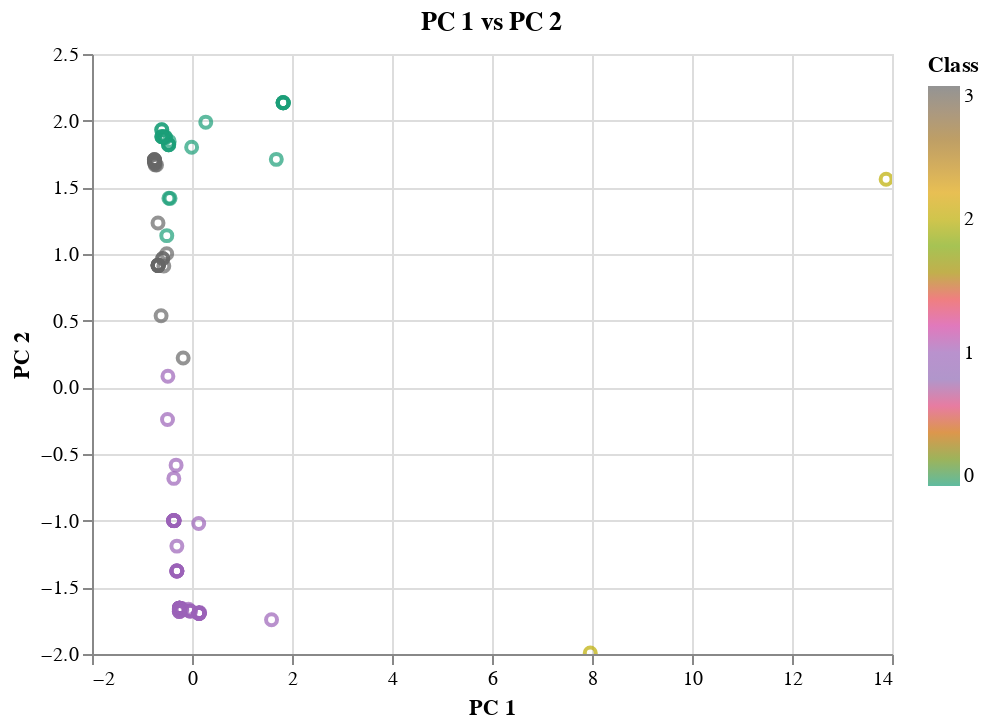

This figure's notebook cell:
### Markdown cell above
### Visualizing Results

#### 2D-Scatter with Clusters

### Code cell
# Create a 2D-Scatter with the PCA data and the clusters
pca_graph = alt.Chart(
    clustered_df).mark_point().encode(
    x="PC 1",
    y="PC 2",
    tooltip=["CoinName", "Algorithm", "TotalCoinsMined", "MaxSupply", "Class"],
    color= alt.Color("Class",scale=alt.Scale(scheme='dark2'))
).properties(title="PC 1 vs PC 2 ").interactive()
    
pca_graph

### Figure 1 — Vega-Lite specification as saved in the notebook (floating-point values rounded to 4 significant figures)
{"config": {"view": {"continuousWidth": 400, "continuousHeight": 300}}, "data": {"name": "data-6ebb925726ec85e053596527f1588dda"}, "mark": "point", "encoding": {"color": {"type": "quantitative", "field": "Class", "scale": {"scheme": "dark2"}}, "tooltip": [{"type": "nominal", "field": "CoinName"}, {"type": "nominal", "field": "Algorithm"}, {"type": "quantitative", "field": "TotalCoinsMined"}, {"type": "quantitative", "field": "MaxSupply"}, {"type": "quantitative", "field": "Class"}], "x": {"type": "quantitative", "field": "PC 1"}, "y": {"type": "quantitative", "field": "PC 2"}}, "selection": {"selector004": {"type": "interval", "bind": "scales", "encodings": ["x", "y"]}}, "title": "PC 1 vs PC 2 ", "$schema": "https://vega.github.io/schema/vega-lite/v4.8.1.json", "datasets": {"data-6ebb925726ec85e053596527f1588dda": [{"Algorithm": "Scrypt", "ProofType": "PoW/PoS", "TotalCoinsMined": 3086000.0, "MaxSupply": -1, "PC 1": -0.6803, "PC 2": 0.9149, "PC 3": -1.744, "CoinName": "NovaCoin", "Class": 3}, {"Algorithm": "SHA-256", "ProofType": "PoW", "TotalCoinsMined": 2615000.0, "MaxSupply": -1, "PC 1": 0.1393, "PC 2": -1.694, "PC 3": 0.1739, "CoinName": "CounterParty", "Class": 1}, {"Algorithm": "PoS", "ProofType": "PoS", "TotalCoinsMined": 5850000000.0, "MaxSupply": 0, "PC 1": -0.4389, "PC 2": 1.417, "PC 3": 0.848, "CoinName": "NuShares", "Class": 0}, {"Algorithm": "Scrypt", "ProofType": "PoW", "TotalCoinsMined": 80100000.0, "MaxSupply": -1, "PC 1": -0.3638, "PC 2": -0.9998, "PC 3": -0.4065, "CoinName": "MonaCoin", "Class": 1}, {"Algorithm": "X13", "ProofType": "PoW/PoS", "TotalCoinsMined": 166700.0, "MaxSupply": 0, "PC 1": -0.7522, "PC 2": 1.706, "PC 3": -2.378, "CoinName": "Triangles Coin", "Class": 3}, {"Algorithm": "PoS", "ProofType": "PoS", "TotalCoinsMined": 4197000.0, "MaxSupply": 9000000, "PC 1": -0.4617, "PC 2": 1.418, "PC 3": 0.8496, "CoinName": "Radium", "Class": 0}, {"Algorithm": "SHA-256", "ProofType": "PoW/PoS", "TotalCoinsMined": 46730000.0, "MaxSupply": -1, "PC 1": -0.1767, "PC 2": 0.2206, "PC 3": -1.164, "CoinName": "Emercoin", "Class": 3}, {"Algorithm": "Scrypt", "ProofType": "PoW", "TotalCoinsMined": 872830, "MaxSupply": 0, "PC 1": -0.3641, "PC 2": -0.9998, "PC 3": -0.4065, "CoinName": "CometCoin", "Class": 1}, {"Algorithm": "X11", "ProofType": "TPoS", "TotalCoinsMined": 116000000.0, "MaxSupply": -1, "PC 1": -0.5845, "PC 2": 0.9658, "PC 3": -0.686, "CoinName": "Stakenet", "Class": 3}, {"Algorithm": "Scrypt", "ProofType": "PoW/PoS", "TotalCoinsMined": 1000000000, "MaxSupply": 1000000000, "PC 1": -0.6725, "PC 2": 0.9146, "PC 3": -1.745, "CoinName": "OpenChat", "Class": 3}, {"Algorithm": "Dagger", "ProofType": "PoA", "TotalCoinsMined": 630891288, "MaxSupply": -1, "PC 1": -0.6037, "PC 2": 1.932, "PC 3": 4.642, "CoinName": "Amber", "Class": 0}, {"Algorithm": "X11", "ProofType": "PoW", "TotalCoinsMined": 187900000.0, "MaxSupply": -1, "PC 1": -0.3632, "PC 2": -0.6828, "PC 3": -0.2403, "CoinName": "Pura", "Class": 1}, {"Algorithm": "Equihash", "ProofType": "PoW", "TotalCoinsMined": 3819000.0, "MaxSupply": 22873588, "PC 1": -0.3032, "PC 2": -1.378, "PC 3": 0.1181, "CoinName": "Bitcoin Private", "Class": 1}, {"Algorithm": "IMesh", "ProofType": "PoW", "TotalCoinsMined": 25000000, "MaxSupply": 0, "PC 1": -0.3026, "PC 2": -1.191, "PC 3": 0.4194, "CoinName": "Aidos Kuneen", "Class": 1}, {"Algorithm": "Equihash", "ProofType": "PoW/PoS", "TotalCoinsMined": 119056800, "MaxSupply": 210000000, "PC 1": -0.6182, "PC 2": 0.5368, "PC 3": -1.22, "CoinName": "Zelcash", "Class": 3}, {"Algorithm": "SHA-256", "ProofType": "PoW", "TotalCoinsMined": 2100000000, "MaxSupply": -1, "PC 1": 0.1475, "PC 2": -1.694, "PC 3": 0.1733, "CoinName": "Project Pai", "Class": 1}, {"Algorithm": "SHA-512", "ProofType": "Zero-Knowledge Proof", "TotalCoinsMined": 1000000000, "MaxSupply": 1000000000, "PC 1": -0.5355, "PC 2": 1.88, "PC 3": 1.139, "CoinName": "Kcash", "Class": 0}, {"Algorithm": "Equihash", "ProofType": "PoW", "TotalCoinsMined": 62430000.0, "MaxSupply": 263392146, "PC 1": -0.3021, "PC 2": -1.378, "PC 3": 0.1181, "CoinName": "Beam", "Class": 1}, {"Algorithm": "SPoS", "ProofType": "SPoS", "TotalCoinsMined": 5729086625, "MaxSupply": -1, "PC 1": -0.5279, "PC 2": 1.873, "PC 3": 3.215, "CoinName": "V Systems", "Class": 0}, {"Algorithm": "CryptoNight", "ProofType": "PoW", "TotalCoinsMined": 1400222610, "MaxSupply": -1, "PC 1": 0.1526, "PC 2": -1.689, "PC 3": 0.2767, "CoinName": "Beldex", "Class": 1}, {"Algorithm": "Eaglesong", "ProofType": "PoW", "TotalCoinsMined": 30290000000.0, "MaxSupply": -1, "PC 1": -0.06926, "PC 2": -1.665, "PC 3": 0.3057, "CoinName": "Nervos Network", "Class": 1}, {"Algorithm": "C31", "ProofType": "PoW", "TotalCoinsMined": 10680000.0, "MaxSupply": 20000000, "PC 1": -0.253, "PC 2": -1.668, "PC 3": 0.325, "CoinName": "MimbleWimbleCoin", "Class": 1}, {"Algorithm": "SHA-256", "ProofType": "PoW", "TotalCoinsMined": 63700000.0, "MaxSupply": 66000000, "PC 1": 0.1398, "PC 2": -1.694, "PC 3": 0.1738, "CoinName": "Arweave", "Class": 1}, {"Algorithm": "Scrypt", "ProofType": "PoW/PoS", "TotalCoinsMined": 450100000.0, "MaxSupply": -1, "PC 1": -0.6785, "PC 2": 0.9148, "PC 3": -1.744, "CoinName": "Buxcoin", "Class": 3}, {"Algorithm": "ECC 256K1", "ProofType": "DPOS", "TotalCoinsMined": 1000000000, "MaxSupply": 1000000000, "PC 1": -0.5772, "PC 2": 1.877, "PC 3": 3.277, "CoinName": "Acute Angle Cloud", "Class": 0}, {"Algorithm": "Scrypt", "ProofType": "PoW", "TotalCoinsMined": 100000000, "MaxSupply": 100000000, "PC 1": -0.3634, "PC 2": -0.9998, "PC 3": -0.4065, "CoinName": "Primas", "Class": 1}, {"Algorithm": "CryptoNight-Heavy", "ProofType": "PoW", "TotalCoinsMined": 52062104, "MaxSupply": -1, "PC 1": -0.2516, "PC 2": -1.656, "PC 3": 0.3219, "CoinName": "Loki", "Class": 1}, {"Algorithm": "CryptoNight-Lite", "ProofType": "PoW", "TotalCoinsMined": 17730000.0, "MaxSupply": -1, "PC 1": -0.2518, "PC 2": -1.656, "PC 3": 0.3219, "CoinName": "AEON", "Class": 1}, {"Algorithm": "SHA-256", "ProofType": "PoW", "TotalCoinsMined": 10160000.0, "MaxSupply": 21000000, "PC 1": 0.1394, "PC 2": -1.694, "PC 3": 0.1739, "CoinName": "Bitcoin Vault", "Class": 1}, {"Algorithm": "SHA-256", "ProofType": "PoW", "TotalCoinsMined": 18600000.0, "MaxSupply": 21000000.0, "PC 1": 0.1395, "PC 2": -1.694, "PC 3": 0.1739, "CoinName": "Bitcoin ABC", "Class": 1}, {"Algorithm": "Scrypt", "ProofType": "PoS", "TotalCoinsMined": 60390000.0, "MaxSupply": 100000000, "PC 1": -0.5058, "PC 2": 1.002, "PC 3": -0.1197, "CoinName": "BlackCoin", "Class": 3}, {"Algorithm": "Scrypt", "ProofType": "PoW/PoS", "TotalCoinsMined": 19010000.0, "MaxSupply": 21000000, "PC 1": -0.6802, "PC 2": 0.9149, "PC 3": -1.744, "CoinName": "Auroracoin", "Class": 3}, {"Algorithm": "TRC10", "ProofType": "DPoS", "TotalCoinsMined": 990000000000.0, "MaxSupply": 990000000000, "PC 1": 13.88, "PC 2": 1.561, "PC 3": -0.8275, "CoinName": "BitTorrent", "Class": 2}, {"Algorithm": "KECCAK", "ProofType": "PoW", "TotalCoinsMined": 2582000000.0, "MaxSupply": 5000000000, "PC 1": -0.206, "PC 2": -1.658, "PC 3": 0.3181, "CoinName": "SmartCash", "Class": 1}, {"Algorithm": "CryptoNight", "ProofType": "PoW", "TotalCoinsMined": 184500000000.0, "MaxSupply": 184470000000, "PC 1": 1.591, "PC 2": -1.744, "PC 3": 0.1803, "CoinName": "ByteCoin", "Class": 1}, {"Algorithm": "IMesh", "ProofType": "DPoS+dBFT", "TotalCoinsMined": 460200000.0, "MaxSupply": 1000000000, "PC 1": -0.4819, "PC 2": 0.08327, "PC 3": 0.611, "CoinName": "INT", "Class": 1}, {"Algorithm": "RandomX", "ProofType": "PoW", "TotalCoinsMined": 17800000.0, "MaxSupply": -1, "PC 1": -0.2518, "PC 2": -1.656, "PC 3": 0.3219, "CoinName": "Monero", "Class": 1}, {"Algorithm": "X13", "ProofType": "PoW/PoS", "TotalCoinsMined": 199000000.0, "MaxSupply": 210000000, "PC 1": -0.7506, "PC 2": 1.706, "PC 3": -2.378, "CoinName": "Bitcoin Diamond", "Class": 3}, {"Algorithm": "SHA-256", "ProofType": "PoW", "TotalCoinsMined": 602900000.0, "MaxSupply": 888000000, "PC 1": 0.1452, "PC 2": -1.694, "PC 3": 0.1735, "CoinName": "SysCoin", "Class": 1}, {"Algorithm": "DPoS", "ProofType": "DPoS", "TotalCoinsMined": 142792182, "MaxSupply": -1, "PC 1": 1.822, "PC 2": 2.135, "PC 3": 0.2672, "CoinName": "Lisk", "Class": 0}, {"Algorithm": "X11", "ProofType": "PoW/PoSe", "TotalCoinsMined": 9890000.0, "MaxSupply": 18900000, "PC 1": -0.5851, "PC 2": 0.9658, "PC 3": -0.686, "CoinName": "Dash", "Class": 3}, {"Algorithm": "Equihash", "ProofType": "dPoW/PoW", "TotalCoinsMined": 125300000.0, "MaxSupply": 200000000, "PC 1": -0.4897, "PC 2": -0.2412, "PC 3": 0.01887, "CoinName": "Komodo", "Class": 1}, {"Algorithm": "Scrypt", "ProofType": "PoW", "TotalCoinsMined": 43060000.0, "MaxSupply": 72245700, "PC 1": -0.3637, "PC 2": -0.9998, "PC 3": -0.4065, "CoinName": "GoldCoin", "Class": 1}, {"Algorithm": "SHA-256", "ProofType": "PoW", "TotalCoinsMined": 1000000000000.0, "MaxSupply": 1000000000000.0, "PC 1": 7.965, "PC 2": -1.993, "PC 3": -0.351, "CoinName": "Wibcoin", "Class": 2}, {"Algorithm": "Scrypt", "ProofType": "PoW/PoS", "TotalCoinsMined": 1032000.0, "MaxSupply": -1, "PC 1": -0.6803, "PC 2": 0.9149, "PC 3": -1.744, "CoinName": "SaluS", "Class": 3}, {"Algorithm": "Dagger-Hashimoto", "ProofType": "PoW", "TotalCoinsMined": 49760000.0, "MaxSupply": -1, "PC 1": -0.2516, "PC 2": -1.656, "PC 3": 0.3219, "CoinName": "Ubiq", "Class": 1}, {"Algorithm": "Scrypt", "ProofType": "PoW/PoS", "TotalCoinsMined": 29880000000.0, "MaxSupply": -1, "PC 1": -0.5636, "PC 2": 0.9098, "PC 3": -1.752, "CoinName": "Reddcoin", "Class": 3}, {"Algorithm": "Scrypt", "ProofType": "PoW", "TotalCoinsMined": 127600000000.0, "MaxSupply": -1, "PC 1": 0.1339, "PC 2": -1.022, "PC 3": -0.4412, "CoinName": "Dogecoin", "Class": 1}, {"Algorithm": "PoS", "ProofType": "PoS/LPoS", "TotalCoinsMined": 999000000.0, "MaxSupply": 1000000000, "PC 1": -0.5046, "PC 2": 1.138, "PC 3": 0.8928, "CoinName": "Nxt", "Class": 0}, {"Algorithm": "Equihash", "ProofType": "PoW", "TotalCoinsMined": 10630000.0, "MaxSupply": 21000000, "PC 1": -0.3032, "PC 2": -1.378, "PC 3": 0.1181, "CoinName": "ZCash", "Class": 1}, {"Algorithm": "Lyra2REv2", "ProofType": "PoW", "TotalCoinsMined": 58000000.0, "MaxSupply": 84000000, "PC 1": -0.251, "PC 2": -1.656, "PC 3": 0.3218, "CoinName": "Vertcoin", "Class": 1}, {"Algorithm": "Scrypt", "ProofType": "PoW", "TotalCoinsMined": 66640000.0, "MaxSupply": 84000000, "PC 1": -0.3635, "PC 2": -0.9998, "PC 3": -0.4065, "CoinName": "Litecoin", "Class": 1}, {"Algorithm": "BLAKE256", "ProofType": "PoW/PoS", "TotalCoinsMined": 12420000.0, "MaxSupply": 21000000, "PC 1": -0.7438, "PC 2": 1.681, "PC 3": -2.331, "CoinName": "Decred", "Class": 3}, {"Algorithm": "SHA-256", "ProofType": "PoW", "TotalCoinsMined": 18581718, "MaxSupply": 21000000.0, "PC 1": 0.1395, "PC 2": -1.694, "PC 3": 0.1739, "CoinName": "Bitcoin", "Class": 1}, {"Algorithm": "C31", "ProofType": "PoW", "TotalCoinsMined": 57300000.0, "MaxSupply": -1, "PC 1": -0.2529, "PC 2": -1.668, "PC 3": 0.325, "CoinName": "Grin", "Class": 1}, {"Algorithm": "BEP2 Token", "ProofType": "PoSA", "TotalCoinsMined": 174200000.0, "MaxSupply": 174200000.0, "PC 1": -0.5991, "PC 2": 1.879, "PC 3": 3.303, "CoinName": "Binance Coin", "Class": 0}, {"Algorithm": "SHA-256", "ProofType": "PoW", "TotalCoinsMined": 18610000.0, "MaxSupply": 21000000.0, "PC 1": 0.1395, "PC 2": -1.694, "PC 3": 0.1739, "CoinName": "Bitcoin SV", "Class": 1}, {"Algorithm": "Quark", "ProofType": "PoW/PoS", "TotalCoinsMined": 267700000.0, "MaxSupply": -1, "PC 1": -0.747, "PC 2": 1.693, "PC 3": -2.355, "CoinName": "QuarkCoin", "Class": 3}, {"Algorithm": "Ethash", "ProofType": "PoW", "TotalCoinsMined": 34700000.0, "MaxSupply": 100000000, "PC 1": -0.2537, "PC 2": -1.681, "PC 3": 0.3281, "CoinName": "Expanse", "Class": 1}, {"Algorithm": "Scrypt", "ProofType": "PoW", "TotalCoinsMined": 39350000.0, "MaxSupply": 42000000, "PC 1": -0.3638, "PC 2": -0.9998, "PC 3": -0.4065, "CoinName": "MegaCoin", "Class": 1}, {"Algorithm": "Scrypt", "ProofType": "PoW/PoS", "TotalCoinsMined": 225300000.0, "MaxSupply": 420000000, "PC 1": -0.6778, "PC 2": 0.9148, "PC 3": -1.744, "CoinName": "PotCoin", "Class": 3}, {"Algorithm": "Scrypt", "ProofType": "PoW", "TotalCoinsMined": 526200000.0, "MaxSupply": 1680000000, "PC 1": -0.3555, "PC 2": -1.0, "PC 3": -0.407, "CoinName": "Gulden", "Class": 1}, {"Algorithm": "DPoS", "ProofType": "PoS", "TotalCoinsMined": 168200000.0, "MaxSupply": -1, "PC 1": 0.2752, "PC 2": 1.989, "PC 3": 0.6187, "CoinName": "Rise", "Class": 0}, {"Algorithm": "SHA-256", "ProofType": "PoW", "TotalCoinsMined": 17233300, "MaxSupply": -1, "PC 1": 0.1394, "PC 2": -1.694, "PC 3": 0.1739, "CoinName": "Namecoin", "Class": 1}, {"Algorithm": "Scrypt", "ProofType": "PoW", "TotalCoinsMined": 221100000.0, "MaxSupply": -1, "PC 1": -0.3633, "PC 2": -0.9998, "PC 3": -0.4065, "CoinName": "Einsteinium", "Class": 1}, {"Algorithm": "X11GOST", "ProofType": "PoW", "TotalCoinsMined": 18880000.0, "MaxSupply": 21000000, "PC 1": -0.2516, "PC 2": -1.656, "PC 3": 0.3219, "CoinName": "SibCoin", "Class": 1}, {"Algorithm": "Equihash", "ProofType": "PoW", "TotalCoinsMined": 18600000.0, "MaxSupply": 21000000, "PC 1": -0.3032, "PC 2": -1.378, "PC 3": 0.1181, "CoinName": "Bitcoin Gold", "Class": 1}, {"Algorithm": "Groestl", "ProofType": "PoW", "TotalCoinsMined": 76590000.0, "MaxSupply": 105000000, "PC 1": -0.2508, "PC 2": -1.656, "PC 3": 0.3218, "CoinName": "Groestlcoin", "Class": 1}, {"Algorithm": "BMW512 / Echo512", "ProofType": "PoW/PoS", "TotalCoinsMined": 5093000000.0, "MaxSupply": -1, "PC 1": -0.7094, "PC 2": 1.667, "PC 3": -2.312, "CoinName": "DigitalNote ", "Class": 3}, {"Algorithm": "Scrypt", "ProofType": "PoW", "TotalCoinsMined": 23170000.0, "MaxSupply": -1, "PC 1": -0.364, "PC 2": -0.9998, "PC 3": -0.4065, "CoinName": "ViaCoin", "Class": 1}, {"Algorithm": "NeoScrypt", "ProofType": "PoW", "TotalCoinsMined": 235200000.0, "MaxSupply": 336000000, "PC 1": -0.2484, "PC 2": -1.656, "PC 3": 0.3216, "CoinName": "FeatherCoin", "Class": 1}, {"Algorithm": "X11", "ProofType": "PoW/PoS", "TotalCoinsMined": 18600000.0, "MaxSupply": 22000000, "PC 1": -0.6799, "PC 2": 1.232, "PC 3": -1.578, "CoinName": "IOCoin", "Class": 3}, {"Algorithm": "Scrypt", "ProofType": "PoW/PoS", "TotalCoinsMined": 903866100, "MaxSupply": 1000000000, "PC 1": -0.6729, "PC 2": 0.9146, "PC 3": -1.745, "CoinName": "WhiteCoin", "Class": 3}, {"Algorithm": "MTP", "ProofType": "PoW", "TotalCoinsMined": 11360000.0, "MaxSupply": 21400000, "PC 1": -0.2517, "PC 2": -1.656, "PC 3": 0.3219, "CoinName": "Firo", "Class": 1}, {"Algorithm": "X13", "ProofType": "PoW/PoS", "TotalCoinsMined": 5564000.0, "MaxSupply": -1, "PC 1": -0.7521, "PC 2": 1.706, "PC 3": -2.378, "CoinName": "CloakCoin", "Class": 3}, {"Algorithm": "DPoS", "ProofType": "DPoS", "TotalCoinsMined": 1000000000, "MaxSupply": 0, "PC 1": 1.826, "PC 2": 2.135, "PC 3": 0.267, "CoinName": "Achain", "Class": 0}, {"Algorithm": "Multiple", "ProofType": "PoW", "TotalCoinsMined": 16410000000.0, "MaxSupply": 16555000000, "PC 1": -0.05087, "PC 2": -1.677, "PC 3": 0.3076, "CoinName": "Verge", "Class": 1}, {"Algorithm": "Shabal256", "ProofType": "PoC", "TotalCoinsMined": 2111830238, "MaxSupply": 2158812800, "PC 1": -0.5471, "PC 2": 1.875, "PC 3": 3.241, "CoinName": "BurstCoin", "Class": 0}, {"Algorithm": "Blake2b", "ProofType": "PoW", "TotalCoinsMined": 45227272992, "MaxSupply": -1, "PC 1": -0.02756, "PC 2": -1.679, "PC 3": 0.3066, "CoinName": "Siacoin", "Class": 1}, {"Algorithm": "Proof-of-Authority", "ProofType": "PoA", "TotalCoinsMined": 282900000.0, "MaxSupply": -1, "PC 1": -0.6058, "PC 2": 1.932, "PC 3": 4.642, "CoinName": "Poa Network", "Class": 0}, {"Algorithm": "Tensority", "ProofType": "PoW", "TotalCoinsMined": 1645192350, "MaxSupply": 210000000, "PC 1": -0.2407, "PC 2": -1.656, "PC 3": 0.3209, "CoinName": "Bytom", "Class": 1}, {"Algorithm": "BLAKE256", "ProofType": "PoW/PoS", "TotalCoinsMined": 44950000.0, "MaxSupply": 84000000, "PC 1": -0.7434, "PC 2": 1.681, "PC 3": -2.331, "CoinName": "HyperCash", "Class": 3}, {"Algorithm": "Quark", "ProofType": "PoW/PoS", "TotalCoinsMined": 7393000.0, "MaxSupply": -1, "PC 1": -0.748, "PC 2": 1.693, "PC 3": -2.354, "CoinName": "BlockNet", "Class": 3}, {"Algorithm": "Equihash", "ProofType": "PoW", "TotalCoinsMined": 10585675, "MaxSupply": 21000000, "PC 1": -0.3032, "PC 2": -1.378, "PC 3": 0.1181, "CoinName": "Horizen", "Class": 1}, {"Algorithm": "SHA-256", "ProofType": "PoW", "TotalCoinsMined": 18610000.0, "MaxSupply": 21000000.0, "PC 1": 0.1395, "PC 2": -1.694, "PC 3": 0.1739, "CoinName": "Bitcoin Cash", "Class": 1}, {"Algorithm": "Equihash210,9", "ProofType": "PoW/PoS", "TotalCoinsMined": 487496874, "MaxSupply": -1, "PC 1": -0.7372, "PC 2": 1.669, "PC 3": -2.31, "CoinName": "Aion", "Class": 3}, {"Algorithm": "DPoS", "ProofType": "DPoS", "TotalCoinsMined": 14444155, "MaxSupply": -1, "PC 1": 1.822, "PC 2": 2.135, "PC 3": 0.2672, "CoinName": "Shift", "Class": 0}, {"Algorithm": "X13", "ProofType": "PoW/PoS", "TotalCoinsMined": 70570000.0, "MaxSupply": -1, "PC 1": -0.7519, "PC 2": 1.706, "PC 3": -2.378, "CoinName": "NavCoin", "Class": 3}, {"Algorithm": "SHA3", "ProofType": "PoW/nPoS", "TotalCoinsMined": 69080000.0, "MaxSupply": 78000000, "PC 1": -0.6017, "PC 2": 1.879, "PC 3": 3.306, "CoinName": "Nexus", "Class": 0}, {"Algorithm": "Multiple", "ProofType": "PoW", "TotalCoinsMined": 13890000000.0, "MaxSupply": 21000000000, "PC 1": -0.04327, "PC 2": -1.677, "PC 3": 0.3072, "CoinName": "DigiByte", "Class": 1}, {"Algorithm": "VeChainThor Authority", "ProofType": "Proof of Authority", "TotalCoinsMined": 85985041177, "MaxSupply": 86712634466, "PC 1": 1.686, "PC 2": 1.71, "PC 3": 0.5913, "CoinName": "VeChain", "Class": 0}, {"Algorithm": "POS 3.0", "ProofType": "PoS", "TotalCoinsMined": 103035088, "MaxSupply": 107800000.0, "PC 1": -0.4703, "PC 2": 1.82, "PC 3": 0.886, "CoinName": "QTUM", "Class": 0}, {"Algorithm": "Quark", "ProofType": "PoW/PoS", "TotalCoinsMined": 795000.0, "MaxSupply": -1, "PC 1": -0.748, "PC 2": 1.693, "PC 3": -2.354, "CoinName": "Private Instant Verified Transaction", "Class": 3}, {"Algorithm": "Blake2b", "ProofType": "PoW", "TotalCoinsMined": 133248290, "MaxSupply": 133248290, "PC 1": -0.2031, "PC 2": -1.671, "PC 3": 0.3188, "CoinName": "Nano", "Class": 1}, {"Algorithm": "VBFT", "ProofType": "PoS", "TotalCoinsMined": 1000000000, "MaxSupply": -1, "PC 1": -0.4656, "PC 2": 1.82, "PC 3": 0.8855, "CoinName": "Ontology", "Class": 0}, {"Algorithm": "Ethash", "ProofType": "PoW", "TotalCoinsMined": 124000000.0, "MaxSupply": 210700000, "PC 1": -0.2529, "PC 2": -1.681, "PC 3": 0.3281, "CoinName": "Ethereum Classic", "Class": 1}, {"Algorithm": "DPoS", "ProofType": "DPoS", "TotalCoinsMined": 154300000.0, "MaxSupply": -1, "PC 1": 1.822, "PC 2": 2.135, "PC 3": 0.2672, "CoinName": "ARK", "Class": 0}, {"Algorithm": "Loopchain", "ProofType": "PoS", "TotalCoinsMined": 870700000.0, "MaxSupply": -1, "PC 1": -0.4664, "PC 2": 1.82, "PC 3": 0.8856, "CoinName": "ICON Project", "Class": 0}, {"Algorithm": "PoS", "ProofType": "PoW", "TotalCoinsMined": 373200000.0, "MaxSupply": -1, "PC 1": -0.318, "PC 2": -0.5836, "PC 3": 0.5628, "CoinName": "Steem", "Class": 1}, {"Algorithm": "SHA-512", "ProofType": "PoS", "TotalCoinsMined": 2995000000.0, "MaxSupply": 3600570502, "PC 1": -0.456, "PC 2": 1.845, "PC 3": 0.9729, "CoinName": "Bitshares", "Class": 0}, {"Algorithm": "Ethash", "ProofType": "PoW", "TotalCoinsMined": 114000000.0, "MaxSupply": -1, "PC 1": -0.2538, "PC 2": -1.681, "PC 3": 0.3281, "CoinName": "Ethereum", "Class": 1}, {"Algorithm": "Leased POS", "ProofType": "LPoS", "TotalCoinsMined": 103934554, "MaxSupply": -1, "PC 1": -0.6023, "PC 2": 1.879, "PC 3": 3.306, "CoinName": "Waves", "Class": 0}, {"Algorithm": "Ouroboros", "ProofType": "PoS", "TotalCoinsMined": 31810000000.0, "MaxSupply": 45000000000, "PC 1": -0.0073, "PC 2": 1.801, "PC 3": 0.8467, "CoinName": "Cardano", "Class": 0}, {"Algorithm": "DPoS", "ProofType": "DPoS", "TotalCoinsMined": 1026000000.0, "MaxSupply": -1, "PC 1": 1.826, "PC 2": 2.135, "PC 3": 0.267, "CoinName": "EOS", "Class": 0}]}}
